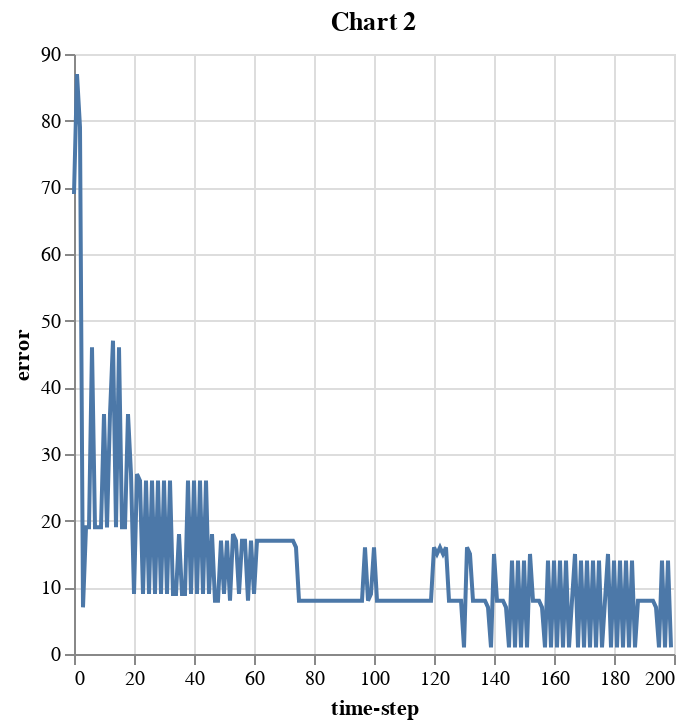

The notebook cell this image was saved under:
### Code cell
error_df = pd.DataFrame({'error':errors, 'time-step': np.arange(0, len(errors))})

alt.Chart(error_df).mark_line().encode(
    x="time-step", y="error"
).properties(
    title='Chart 2'
)

### Figure 1 — Vega-Lite specification as saved in the notebook (floating-point values rounded to 4 significant figures; data arrays with more than 128 entries replaced by an {"elided": "..."} marker saying what was removed)
{"config": {"view": {"continuousWidth": 300, "continuousHeight": 300}}, "data": {"name": "data-4ccaf76e0db4b646cd81d47e3ffb87cc"}, "mark": {"type": "line"}, "encoding": {"x": {"field": "time-step", "type": "quantitative"}, "y": {"field": "error", "type": "quantitative"}}, "title": "Chart 2", "$schema": "https://vega.github.io/schema/vega-lite/v5.20.1.json", "datasets": {"data-4ccaf76e0db4b646cd81d47e3ffb87cc": {"elided": "200 records"}}}
